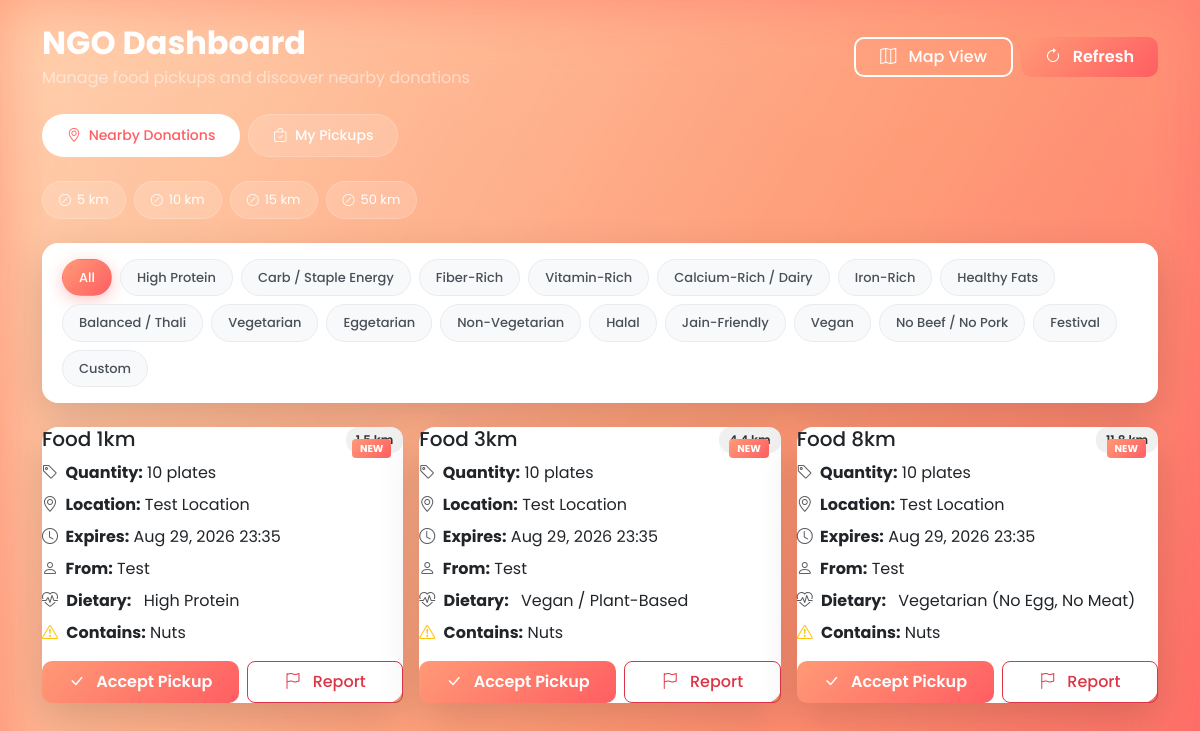
/ngo/dashboard (signed in), run on the app's committed database.
### models.py (models this page shows)
class FoodListing(db.Model):
    __tablename__ = 'food_listing'
    id = db.Column(db.Integer, primary_key=True)
    organizer_id = db.Column(db.Integer, db.ForeignKey('organizer.id'), nullable=False)
    food_type = db.Column(db.String(100), nullable=False)
    quantity = db.Column(db.String(50), nullable=False)  # e.g. "50 plates", "10 kg"
    pickup_location = db.Column(db.String(200), nullable=False)
    latitude = db.Column(db.Float, nullable=False)
    longitude = db.Column(db.Float, nullable=False)
    expiry_time = db.Column(db.DateTime, nullable=False)  # kab tak safe hai
    dietary_category = db.Column(db.String(50), nullable=False)
    dietary_category_other = db.Column(db.String(100), nullable=True)
    allergens = db.Column(db.String(200), nullable=True)
    status = db.Column(db.String(20), default='pending')  # pending / accepted / picked_up / delivered
    accepted_by_ngo_id = db.Column(db.Integer, db.ForeignKey('ngo.id'), nullable=True)
    delivery_method = db.Column(db.String(20), nullable=True)  # self / partner
    delivery_partner_id = db.Column(db.Integer, db.ForeignKey('delivery_partner.id'), nullable=True)
    reported = db.Column(db.Boolean, default=False)
    created_at = db.Column(db.DateTime, default=datetime.utcnow)

class Organizer(db.Model):
    __tablename__ = 'organizer'
    id = db.Column(db.Integer, primary_key=True)
    name = db.Column(db.String(100), nullable=False)
    email = db.Column(db.String(120), unique=True, nullable=False)
    password = db.Column(db.String(200), nullable=False)
    phone = db.Column(db.String(15), nullable=False)
    created_at = db.Column(db.DateTime, default=datetime.utcnow)
    is_blocked = db.Column(db.Boolean, default=False)
    block_reason = db.Column(db.Text, nullable=True)
    listings = db.relationship('FoodListing', backref='organizer', lazy=True)

### app.py (the view)
@app.route('/ngo/dashboard')
def ngo_dashboard():
    if 'ngo_id' not in session:
        return redirect(url_for('ngo_login'))
    ngo = NGO.query.get(session['ngo_id'])
    if ngo.is_blocked:
        session.clear()
        return redirect(url_for('ngo_login'))
    all_listings = FoodListing.query.filter_by(status='pending').all()
    nearby_listings = []
    for listing in all_listings:
        if listing.organizer.is_blocked:
            continue
        distance = haversine(ngo.latitude, ngo.longitude, listing.latitude, listing.longitude)
        if distance <= 15:
            nearby_listings.append({
                'listing': listing,
                'distance': distance
            })
    nearby_listings.sort(key=lambda x: x['distance'])
    my_pickups = FoodListing.query.filter_by(
        status='accepted',
        accepted_by_ngo_id=session['ngo_id']
    ).all()
    return render_template('ngo_dashboard.html', nearby_listings=nearby_listings, my_pickups=my_pickups)

### app.py (called while the page is built)
def haversine(lat1, lon1, lat2, lon2):
    R = 6371
    dlat = math.radians(lat2 - lat1)
    dlon = math.radians(lon2 - lon1)
    a = (math.sin(dlat/2)**2 +
         math.cos(math.radians(lat1)) * math.cos(math.radians(lat2)) *
         math.sin(dlon/2)**2)
    c = 2 * math.atan2(math.sqrt(a), math.sqrt(1-a))
    distance = R * c
    return round(distance, 2)

### templates/ngo_dashboard.html (shortened to what this page needs)
{% extends "base.html" %}
{% block content %}
<div class="container py-4">
    <div class="d-flex flex-column flex-md-row justify-content-between align-items-start align-items-md-center gap-3 mb-4">
        <div>
            <h2 class="fw-bold text-white mb-1">NGO Dashboard</h2>
            <p class="text-white-50 mb-0" id="locationInfo">Manage food pickups and discover nearby donations</p>
        </div>
        <div class="d-flex gap-2">
            <button class="btn btn-outline-custom map-toggle px-4" id="toggleMapView" type="button">
                <i class="bi bi-map me-2"></i> Map View
            </button>
            <button class="btn-gradient px-4" id="refreshBtn" type="button">
                <i class="bi bi-arrow-clockwise me-2"></i> Refresh
            </button>
        </div>
    </div>
    <div class="d-flex gap-2 mb-4" role="tablist">
        <button class="tab-btn active" data-tab="nearby" type="button">
            <i class="bi bi-geo-alt me-1"></i> Nearby Donations
        </button>
        <button class="tab-btn" data-tab="my-pickups" type="button">
            <i class="bi bi-bag-check me-1"></i> My Pickups
        </button>
    </div>
    <div class="d-flex flex-wrap gap-2 mb-4" role="group" aria-label="Distance filters" id="distanceFilters">
        <span class="filter-chip" data-distance="5"><i class="bi bi-slash-circle"></i> 5 km</span>
        <span class="filter-chip" data-distance="10"><i class="bi bi-slash-circle"></i> 10 km</span>
        <span class="filter-chip" data-distance="15"><i class="bi bi-slash-circle"></i> 15 km</span>
        <span class="filter-chip" data-distance="50"><i class="bi bi-slash-circle"></i> 50 km</span>
    </div>
    <div class="dietary-filter-bar" id="dietaryFilterBar" role="group" aria-label="Dietary category filters">
        <span class="dietary-filter-chip active" data-category="all">All</span>
        <span class="dietary-filter-chip" data-category="High Protein">High Protein</span>
        <span class="dietary-filter-chip" data-category="Carbohydrate / Staple Energy">Carb / Staple Energy</span>
        <span class="dietary-filter-chip" data-category="Fiber-Rich / Whole Grains & Pulses">Fiber-Rich</span>
        <span class="dietary-filter-chip" data-category="Vitamin-Rich Produce">Vitamin-Rich</span>
        <span class="dietary-filter-chip" data-category="Calcium-Rich / Dairy">Calcium-Rich / Dairy</span>
        <span class="dietary-filter-chip" data-category="Iron-Rich">Iron-Rich</span>
        <span class="dietary-filter-chip" data-category="Healthy Fats">Healthy Fats</span>
        <span class="dietary-filter-chip" data-category="Balanced / Thali-style or Mixed Meal">Balanced / Thali</span>
        <span class="dietary-filter-chip" data-category="Vegetarian (No Egg, No Meat)">Vegetarian</span>
        <span class="dietary-filter-chip" data-category="Eggetarian">Eggetarian</span>
        <span class="dietary-filter-chip" data-category="Non-Vegetarian">Non-Vegetarian</span>
        <span class="dietary-filter-chip" data-category="Halal">Halal</span>
        <span class="dietary-filter-chip" data-category="Jain-Friendly">Jain-Friendly</span>
        <span class="dietary-filter-chip" data-category="Vegan / Plant-Based">Vegan</span>
        <span class="dietary-filter-chip" data-category="No Beef / No Pork">No Beef / No Pork</span>
        <span class="dietary-filter-chip" data-category="Festival / Special Occasion Food">Festival</span>
        <span class="dietary-filter-chip" data-category="Custom / Other">Custom</span>
    </div>
    <div class="tab-content active" id="tab-nearby">
        <div class="row g-3" id="listingsContainer">
            {% if nearby_listings|length == 0 %}
            <div class="col-12" id="initialEmptyState">
                <div class="card-custom empty-state">
                    <i class="bi bi-geo-alt"></i>
                    <h5>No surplus food nearby</h5>
                    <p>No listings within your selected radius. Try expanding the distance or check back soon!</p>
                </div>
            </div>
            {% else %}
            {% for entry in nearby_listings %}
            {% set dietary_display = entry.listing.dietary_category_other if entry.listing.dietary_category == 'Custom / Other' and entry.listing.dietary_category_other else entry.listing.dietary_category %}
            <div class="col-md-6 col-lg-4 listing-item"
                 data-id="{{ entry.listing.id }}"
                 data-food-type="{{ entry.listing.food_type }}"
                 data-quantity="{{ entry.listing.quantity }}"
                 data-location="{{ entry.listing.pickup_location }}"
                 data-expiry="{{ entry.listing.expiry_time.strftime('%Y-%m-%d %H:%M') if entry.listing.expiry_time else '' }}"
                 data-expiry-display="{{ entry.listing.expiry_time.strftime('%b %d, %Y %H:%M') if entry.listing.expiry_time else 'N/A' }}"
                 data-distance="{{ entry.distance }}"
                 data-organizer-name="{{ entry.listing.organizer.name if entry.listing.organizer else '' }}"
                 data-organizer-id="{{ entry.listing.organizer.id if entry.listing.organizer else 0 }}"
                 data-category="{{ dietary_display or '' }}"
                 data-allergens="{{ entry.listing.allergens or '' }}"
                 data-lat="{{ entry.listing.latitude if entry.listing.latitude is defined and entry.listing.latitude else 0 }}"
                 data-lng="{{ entry.listing.longitude if entry.listing.longitude is defined and entry.listing.longitude else 0 }}">
                <div class="card-custom listing-card listing-card-map {% if loop.index <= 3 %}new{% endif %}" data-action="details">
                    <div class="d-flex justify-content-between align-items-start mb-2">
                        <h5 class="mb-0">{{ entry.listing.food_type }}</h5>
                        <span class="distance-badge">{{ "%.1f"|format(entry.distance) }} km</span>
                    </div>
                    <div class="mb-2"><i class="bi bi-tag text-muted me-1"></i><strong> Quantity:</strong> {{ entry.listing.quantity }}</div>
                    <div class="mb-2"><i class="bi bi-geo-alt text-muted me-1"></i><strong> Location:</strong> {{ entry.listing.pickup_location }}</div>
                    <div class="mb-2"><i class="bi bi-clock text-muted me-1"></i><strong> Expires:</strong> {{ entry.listing.expiry_time.strftime('%b %d, %Y %H:%M') if entry.listing.expiry_time else 'N/A' }}</div>
                    <div class="mb-2"><i class="bi bi-person text-muted me-1"></i><strong> From:</strong> {{ entry.listing.organizer.name if entry.listing.organizer else 'Organizer' }}</div>
                    {% if dietary_display %}
                    <div class="mb-2">
                        <i class="bi bi-heart-pulse text-muted me-1"></i>
                        <strong>Dietary:</strong>
                        <span class="dietary-badge ms-2">{{ dietary_display }}</span>
                    </div>
                    {% endif %}
                    {% if entry.listing.allergens %}
                    <div class="mb-2 allergen-text">
                        <i class="bi bi-exclamation-triangle text-warning me-1"></i>
                        <strong>Contains:</strong> {{ entry.listing.allergens }}
                    </div>
                    {% endif %}
                    <div class="d-flex gap-2 mt-3">
                        <button type="button" class="btn-gradient flex-fill accept-btn" data-action="accept">
                            <i class="bi bi-check-lg me-2"></i> Accept Pickup
                        </button>
                        <button type="button" class="btn-report flex-fill" data-action="report">
                            <i class="bi bi-flag me-2"></i> Report
                        </button>
                    </div>
                </div>
            </div>
            {% endfor %}
            {% endif %}
        </div>
    </div>
</div>
{% endblock %}

### templates/base.html (style rules this page uses)
:root { --accent-1: #ff9a76; --accent-2: #ff5e62; --accent-gradient: linear-gradient(135deg, var(--accent-1), var(--accent-2)); --card-radius: 1rem; --glass-shadow: 0 15px 40px rgba(0,0,0,0.15); }
* { font-family: 'Poppins', sans-serif; }
body { min-height: 100vh; margin: 0; background: var(--accent-gradient); }
.bg-animated::before { content: ""; position: fixed; inset: 0; z-index: -2; background: linear-gradient(120deg, #ffd4b2, #ff9a76, #ff5e62, #b5173a); background-size: 180% 180%; animation: gradientShift 12s ease infinite; filter: blur(30px) saturate(110%); opacity: 0.95; }
.card-custom { background: white; border-radius: var(--card-radius); box-shadow: var(--glass-shadow); border: none; transition: transform 0.25s ease, box-shadow 0.25s ease; }
.btn-gradient { background: var(--accent-gradient); color: white; border: none; border-radius: 10px; font-weight: 600; transition: all 0.2s ease; }
.btn-outline-custom { border: 2px solid white; color: white; border-radius: 10px; font-weight: 500; background: transparent; transition: all 0.2s ease; }
.btn-report { background: #1a1a1a; color: #e0e0e0; border: 1px solid #333; border-radius: 10px; font-weight: 500; transition: all 0.2s ease; }
.distance-badge { background: #f0f0f0; color: #333; padding: 4px 10px; border-radius: 12px; font-size: 12px; font-weight: 600; }
.listing-card { position: relative; }
.listing-card.new::before { content: "NEW"; position: absolute; top: 12px; right: 12px; background: var(--accent-gradient); color: white; padding: 2px 8px; border-radius: 4px; font-size: 10px; font-weight: 700; animation: blink 1.5s infinite; }

### templates/ngo_dashboard.html (style rules this page uses)
.map-toggle { transition: all 0.2s; }
.listing-card-map { cursor: pointer; }
.filter-chip { display: inline-flex; align-items: center; gap: 6px; padding: 8px 16px; background: rgba(255,255,255,0.15); border: 1px solid rgba(255,255,255,0.2); border-radius: 50px; color: white; font-size: 13px; cursor: pointer; transition: all 0.2s; }
.filter-chip i { font-size: 12px; }
.dietary-filter-bar { background: white; border-radius: 16px; box-shadow: 0 15px 40px rgba(0,0,0,0.15); padding: 16px 20px; margin-bottom: 24px; display: flex; flex-wrap: wrap; gap: 8px; }
.dietary-filter-chip { display: inline-flex; align-items: center; gap: 6px; padding: 8px 16px; background: #f8f9fa; border: 1px solid #e9ecef; border-radius: 50px; color: #495057; font-size: 13px; font-weight: 500; cursor: pointer; transition: all 0.3s ease; white-space: nowrap; }
.dietary-filter-chip.active { background: linear-gradient(135deg, var(--accent-1, #ff9966), var(--accent-2, #ff5e62)); color: white; border-color: transparent; box-shadow: 0 4px 16px rgba(255,94,98,0.35); }
.tab-btn { padding: 10px 24px; background: rgba(255,255,255,0.15); border: 1px solid rgba(255,255,255,0.2); color: white; border-radius: 50px; font-size: 14px; font-weight: 500; cursor: pointer; transition: all 0.2s; }
.tab-btn.active { background: white; color: var(--accent-2, #ff5e62); }
.tab-content { display: none; }
.tab-content.active { display: block; animation: fadeIn 0.2s ease; }
.btn-report { background: transparent; border: 1px solid #dc3545; color: #dc3545; border-radius: 8px; padding: 8px 16px; transition: all 0.2s; }

### data on the page
FoodListing: listing.food_type "Food 1km", listing.quantity "10 plates", listing.pickup_location "Test Location", listing.expiry_time "Aug 29, 2026 23:35", nearby_listings "High Protein", listing.allergens "Nuts"
Organizer: listing.organizer "Test" "Test" "Test"
FoodListing: listing.food_type "Food 3km", listing.quantity "10 plates", listing.pickup_location "Test Location", listing.expiry_time "Aug 29, 2026 23:35", nearby_listings "Vegan / Plant-Based", listing.allergens "Nuts"
FoodListing: listing.food_type "Food 8km", listing.quantity "10 plates", listing.pickup_location "Test Location", listing.expiry_time "Aug 29, 2026 23:35", nearby_listings "Vegetarian (No Egg, No Meat)", listing.allergens "Nuts"

### other printed values
{{ "%.1f"|format(entry.distance) }} "1.5" "4.4" "11.8"
